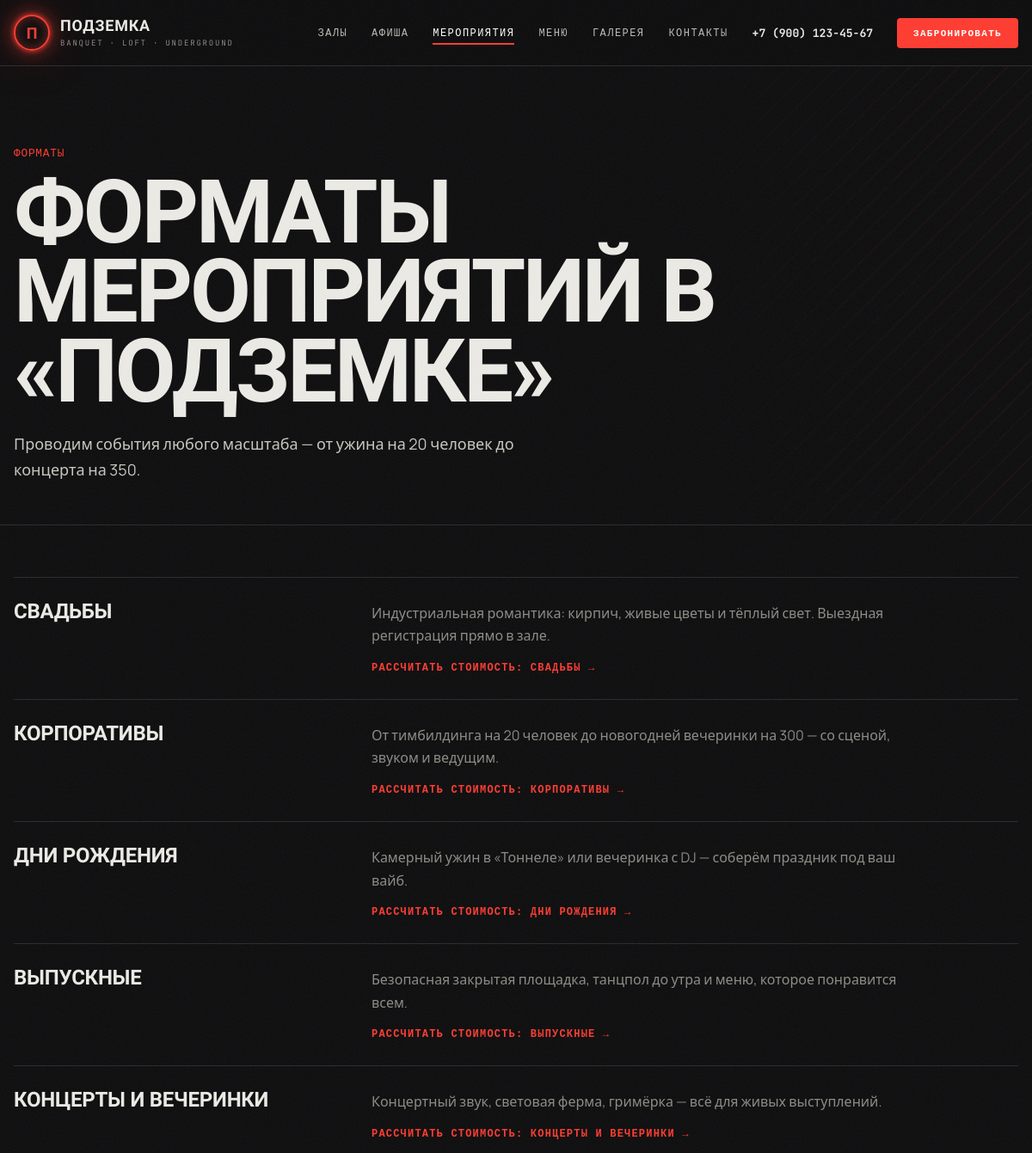
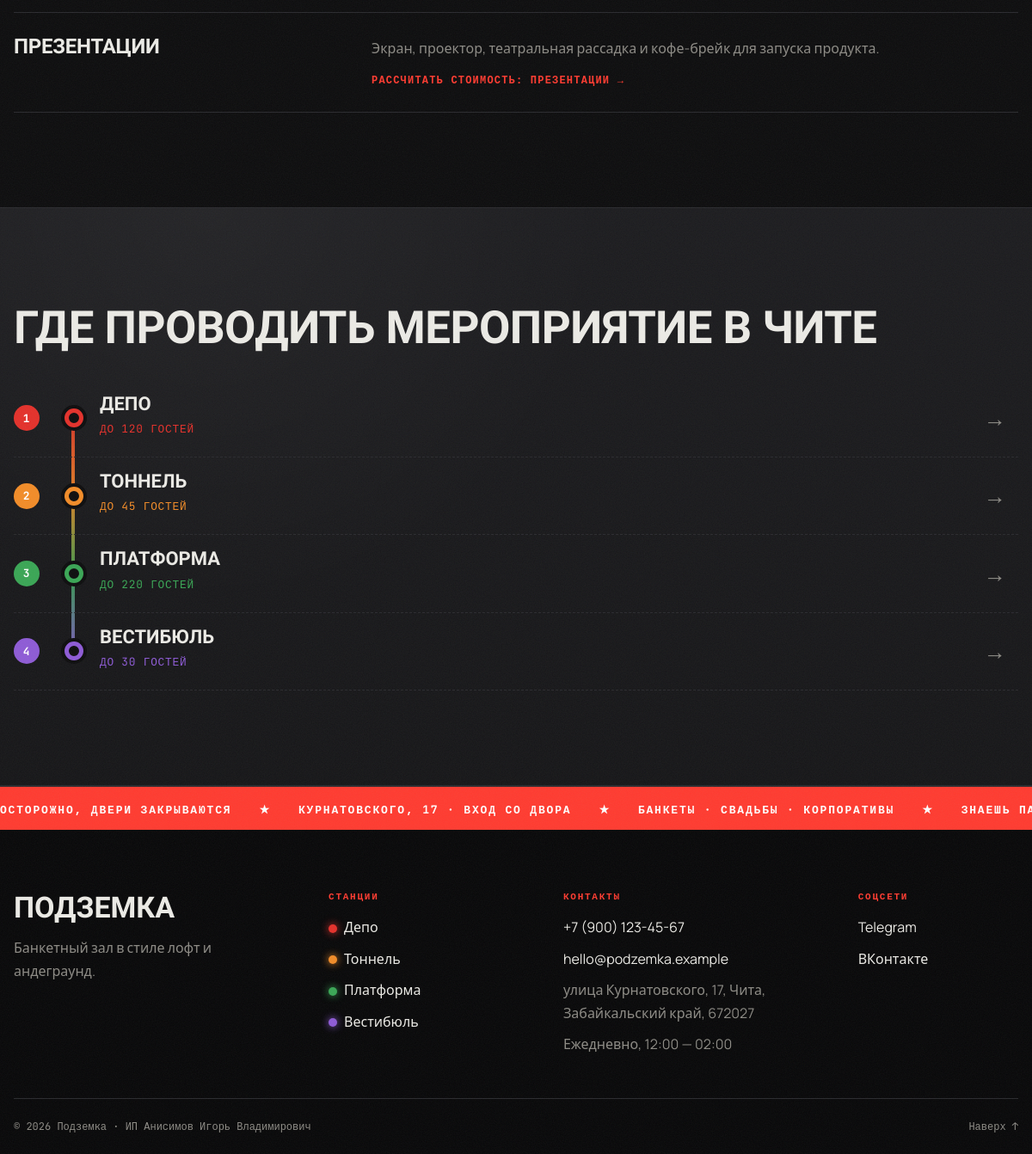
Screenshot of /events/ with the database file from the repository (2 pictures, top to bottom).
### venue/models.py (models this page shows, shortened)
class EventFormat(models.Model):
    title = models.CharField("Название", max_length=100)
    icon = models.CharField("Иконка (эмодзи или символ)", max_length=8, default="◆")
    description = models.TextField("Описание")
    order = models.PositiveSmallIntegerField("Порядок", default=0)
    class Meta:
        verbose_name = "Формат мероприятия"
        verbose_name_plural = "Форматы мероприятий"
        ordering = ["order", "id"]

class Hall(models.Model):
    name = models.CharField("Название", max_length=100)
    slug = models.SlugField(
        "URL", max_length=120, unique=True, blank=True,
        help_text="Человекопонятный URL, например: depo, tonnel, platforma",
    )
    line_color = models.CharField(
        "Цвет линии (HEX)", max_length=7, default="#e4312b",
        help_text="Цвет «ветки метро» для зала, например #e4312b",
    )
    line_number = models.PositiveSmallIntegerField("Номер линии", default=1)
    short_description = models.CharField("Короткое описание", max_length=255)
    description = models.TextField("Полное описание")
    capacity_banquet = models.PositiveIntegerField("Вместимость (банкет)")
    capacity_buffet = models.PositiveIntegerField("Вместимость (фуршет)")
    area = models.PositiveIntegerField("Площадь, м²")
    price_from = models.PositiveIntegerField("Цена от, ₽/гость")
    features = models.TextField(
        "Особенности", blank=True,
        help_text="Каждая особенность — с новой строки",
    )
    image = models.CharField(
        "Картинка (путь в static)", max_length=200, default="img/hall-depo.jpg",
    )
    meta_title = models.CharField("Meta Title", max_length=70, blank=True)
    meta_description = models.CharField("Meta Description", max_length=160, blank=True)
    order = models.PositiveSmallIntegerField("Порядок", default=0)
    is_active = models.BooleanField("Показывать на сайте", default=True)
    class Meta:
        verbose_name = "Зал"
        verbose_name_plural = "Залы"
        ordering = ["order", "id"]
    def get_absolute_url(self):
        return reverse("venue:hall_detail", kwargs={"slug": self.slug})

### venue/views.py (the view)
# urls.py: path("events/", views.events, name="events"),
def events(request):
    return render(request, "venue/events.html", {
        "formats": EventFormat.objects.all(),
        "halls": Hall.objects.filter(is_active=True),
    })

### venue/context_processors.py (called while the page is built)
def site_info(request):
    promo = settings.PROMO
    promo_active = datetime.date.today() <= datetime.date.fromisoformat(promo["until"])
    return {
        "site": settings.SITE_INFO,
        "nav_halls": Hall.objects.filter(is_active=True),
        "promo": promo if promo_active else None,
    }

### templates/venue/events.html (shortened to what this page needs)
{% extends "base.html" %}
{% block content %}
<section class="page-head">
  <div class="container">
    <p class="mono muted">Форматы</p>
    <h1 class="page-head__title">Форматы мероприятий в «Подземке»</h1>
    <p class="page-head__lead">Проводим события любого масштаба — от ужина на 20 человек до концерта на 350.</p>
  </div>
</section>
<section class="section section--tight">
  <div class="container formats-list">
    {% for f in formats %}
      <article class="formats-list__item">
        <h2>{{ f.title }}</h2>
        <div>
          <p>{{ f.description }}</p>
          <a href="{% url 'venue:booking' %}?event_format={{ f.id }}" class="link-arrow">Рассчитать стоимость: {{ f.title|lower }} →</a>
        </div>
      </article>
    {% endfor %}
  </div>
</section>
<section class="section section--concrete">
  <div class="container">
    <h2 class="section__title">Где проводить мероприятие в Чите</h2>
    <div class="metro-map metro-map--compact">
      {% for hall in halls %}
        <a href="{{ hall.get_absolute_url }}" class="station" style="--c: {{ hall.line_color }}">
          <span class="station__line mono">{{ hall.line_number }}</span>
          <span class="station__dot"></span>
          <span class="station__body">
            <span class="station__name">{{ hall.name }}</span>
            <span class="station__meta mono">до {{ hall.capacity_banquet }} гостей</span>
          </span>
          <span class="station__arrow">→</span>
        </a>
      {% endfor %}
    </div>
  </div>
</section>
{% endblock %}

### templates/includes/footer.html (shortened to what this page needs)
<footer class="footer">
  <div class="ticker" aria-hidden="true">
    <div class="ticker__track">
      {% for i in "1234" %}
        <span>Осторожно, двери закрываются</span><span>★</span>
        <span>Курнатовского, 17 · вход со двора</span><span>★</span>
        <span>Банкеты · свадьбы · корпоративы</span><span>★</span>
        <span>Знаешь пароль? −{{ site.bar_discount }}% в баре</span><span>★</span>
      {% endfor %}
    </div>
  </div>
  <div class="container footer__grid">
    <div>
      <div class="footer__logo">Подземка</div>
      <p class="muted">{{ site.tagline }}.</p>
    </div>
    <div>
      <div class="footer__title">Станции</div>
      <ul class="footer__list">
        {% for hall in nav_halls %}
          <li><a href="{{ hall.get_absolute_url }}"><i class="dot" style="--c: {{ hall.line_color }}"></i>{{ hall.name }}</a></li>
        {% endfor %}
      </ul>
    </div>
    <div>
      <div class="footer__title">Контакты</div>
      <ul class="footer__list">
        <li><a href="tel:{{ site.phone_raw }}">{{ site.phone }}</a></li>
        <li><a href="mailto:{{ site.email }}">{{ site.email }}</a></li>
        <li class="muted">{{ site.address }}</li>
        <li class="muted">{{ site.hours }}</li>
      </ul>
    </div>
    <div>
      <div class="footer__title">Соцсети</div>
      <ul class="footer__list">
        <li><a href="{{ site.telegram }}" target="_blank" rel="noopener nofollow">Telegram</a></li>
        <li><a href="{{ site.vk }}" target="_blank" rel="noopener nofollow">ВКонтакте</a></li>
      </ul>
    </div>
  </div>
  <div class="container footer__bottom">
    <span>© {% now "Y" %} {{ site.name }} · {{ site.legal_name }}</span>
    <a href="#main" class="muted">Наверх ↑</a>
  </div>
</footer>

### rows the page displays
EventFormat: title "СВАДЬБЫ", description "Индустриальная романтика: кирпич, живые цветы и тёплый свет. Выездная регистрация прямо в зале."
EventFormat: title "КОРПОРАТИВЫ", description "От тимбилдинга на 20 человек до новогодней вечеринки на 300 — со сценой, звуком и ведущим."
EventFormat: title "ДНИ РОЖДЕНИЯ", description "Камерный ужин в «Тоннеле» или вечеринка с DJ — соберём праздник под ваш вайб."
EventFormat: title "ВЫПУСКНЫЕ", description "Безопасная закрытая площадка, танцпол до утра и меню, которое понравится всем."
EventFormat: title "КОНЦЕРТЫ И ВЕЧЕРИНКИ", description "Концертный звук, световая ферма, гримёрка — всё для живых выступлений."
EventFormat: title "ПРЕЗЕНТАЦИИ", description "Экран, проектор, театральная рассадка и кофе-брейк для запуска продукта."
Hall: line_number "1", name "ДЕПО", capacity_banquet "120", name "Депо"
Hall: line_number "2", name "ТОННЕЛЬ", capacity_banquet "45", name "Тоннель"
Hall: line_number "3", name "ПЛАТФОРМА", capacity_banquet "220", name "Платформа"
Hall: line_number "4", name "ВЕСТИБЮЛЬ", capacity_banquet "30", name "Вестибюль"

### other values shown
{{ site.phone }} "+7 (900) 123-45-67"
{{ site.tagline }} "Банкетный зал в стиле лофт и андеграунд"
{{ site.email }} "hello@podzemka.example"
{{ site.address }} "улица Курнатовского, 17, Чита, Забайкальский край, 672027"
{{ site.hours }} "Ежедневно, 12:00 — 02:00"
{{ site.name }} "Подземка"
{{ site.legal_name }} "ИП Анисимов Игорь Владимирович"
